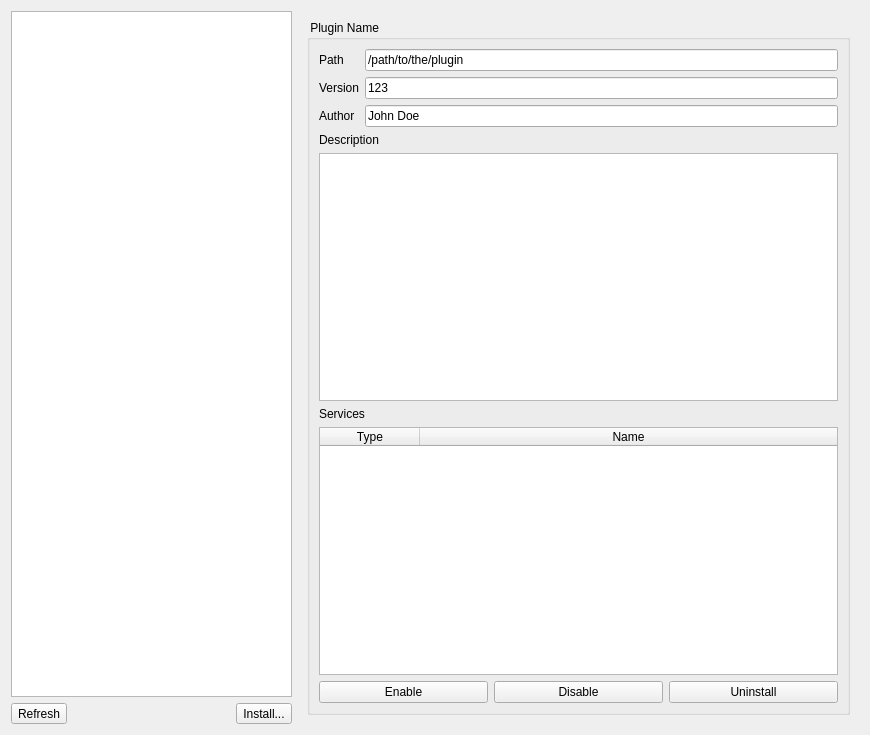
<?xml version="1.0" encoding="UTF-8"?>
<ui version="4.0">
 <class>glaxnimate::gui::PluginSettingsWidget</class>
 <widget class="QWidget" name="PluginSettingsWidget">
  <property name="geometry">
   <rect>
    <x>0</x>
    <y>0</y>
    <width>870</width>
    <height>735</height>
   </rect>
  </property>
  <layout class="QHBoxLayout" name="horizontalLayout_2" stretch="1,2">
   <item>
    <layout class="QVBoxLayout" name="verticalLayout">
     <item>
      <widget class="QListWidget" name="list_plugins"/>
     </item>
     <item>
      <layout class="QHBoxLayout" name="horizontalLayout">
       <item>
        <widget class="QToolButton" name="toolButton">
         <property name="toolTip">
          <string>Reload Plugins</string>
         </property>
         <property name="text">
          <string>Refresh</string>
         </property>
         <property name="icon">
          <iconset theme="view-refresh">
           <normaloff>.</normaloff>.</iconset>
         </property>
        </widget>
       </item>
       <item>
        <spacer name="horizontalSpacer">
         <property name="orientation">
          <enum>Qt::Horizontal</enum>
         </property>
         <property name="sizeHint" stdset="0">
          <size>
           <width>40</width>
           <height>20</height>
          </size>
         </property>
        </spacer>
       </item>
       <item>
        <widget class="QToolButton" name="toolButton_2">
         <property name="toolTip">
          <string>Install from file</string>
         </property>
         <property name="text">
          <string>Install...</string>
         </property>
         <property name="icon">
          <iconset theme="install">
           <normaloff>.</normaloff>.</iconset>
         </property>
        </widget>
       </item>
      </layout>
     </item>
    </layout>
   </item>
   <item>
    <widget class="QStackedWidget" name="stacked_widget">
     <property name="currentIndex">
      <number>1</number>
     </property>
     <widget class="QWidget" name="page_noplugin"/>
     <widget class="QWidget" name="page_plugin">
      <layout class="QVBoxLayout" name="verticalLayout_2">
       <item>
        <widget class="QGroupBox" name="widget_plugin">
         <property name="title">
          <string notr="true"> Plugin Name</string>
         </property>
         <layout class="QGridLayout" name="gridLayout">
          <item row="1" column="1">
           <widget class="QLineEdit" name="line_version">
            <property name="text">
             <string>123</string>
            </property>
            <property name="readOnly">
             <bool>true</bool>
            </property>
           </widget>
          </item>
          <item row="0" column="1">
           <widget class="QLineEdit" name="line_plugin_path">
            <property name="text">
             <string notr="true">/path/to/the/plugin</string>
            </property>
            <property name="readOnly">
             <bool>true</bool>
            </property>
           </widget>
          </item>
          <item row="7" column="0" colspan="2">
           <layout class="QHBoxLayout" name="horizontalLayout_3">
            <item>
             <widget class="QPushButton" name="btn_enable">
              <property name="text">
               <string>Enable</string>
              </property>
              <property name="icon">
               <iconset theme="package-install">
                <normaloff>.</normaloff>.</iconset>
              </property>
             </widget>
            </item>
            <item>
             <widget class="QPushButton" name="btn_disable">
              <property name="text">
               <string>Disable</string>
              </property>
              <property name="icon">
               <iconset theme="package-remove">
                <normaloff>.</normaloff>.</iconset>
              </property>
             </widget>
            </item>
            <item>
             <widget class="QPushButton" name="btn_uninstall">
              <property name="text">
               <string>Uninstall</string>
              </property>
              <property name="icon">
               <iconset theme="uninstall">
                <normaloff>.</normaloff>.</iconset>
              </property>
             </widget>
            </item>
           </layout>
          </item>
          <item row="6" column="0" colspan="2">
           <widget class="QTableWidget" name="list_services">
            <property name="selectionMode">
             <enum>QAbstractItemView::NoSelection</enum>
            </property>
            <property name="selectionBehavior">
             <enum>QAbstractItemView::SelectRows</enum>
            </property>
            <property name="showGrid">
             <bool>false</bool>
            </property>
            <attribute name="horizontalHeaderStretchLastSection">
             <bool>true</bool>
            </attribute>
            <attribute name="verticalHeaderVisible">
             <bool>false</bool>
            </attribute>
            <column>
             <property name="text">
              <string>Type</string>
             </property>
            </column>
            <column>
             <property name="text">
              <string>Name</string>
             </property>
            </column>
           </widget>
          </item>
          <item row="0" column="0">
           <widget class="QLabel" name="label">
            <property name="text">
             <string>Path</string>
            </property>
           </widget>
          </item>
          <item row="2" column="1">
           <widget class="QLineEdit" name="line_author">
            <property name="text">
             <string notr="true">John Doe</string>
            </property>
            <property name="readOnly">
             <bool>true</bool>
            </property>
           </widget>
          </item>
          <item row="4" column="0" colspan="2">
           <widget class="QPlainTextEdit" name="description">
            <property name="readOnly">
             <bool>true</bool>
            </property>
           </widget>
          </item>
          <item row="2" column="0">
           <widget class="QLabel" name="label_3">
            <property name="text">
             <string>Author</string>
            </property>
           </widget>
          </item>
          <item row="1" column="0">
           <widget class="QLabel" name="label_2">
            <property name="text">
             <string>Version</string>
            </property>
           </widget>
          </item>
          <item row="3" column="0" colspan="2">
           <widget class="QLabel" name="label_5">
            <property name="text">
             <string>Description</string>
            </property>
           </widget>
          </item>
          <item row="5" column="0" colspan="2">
           <widget class="QLabel" name="label_4">
            <property name="text">
             <string>Services</string>
            </property>
           </widget>
          </item>
         </layout>
        </widget>
       </item>
      </layout>
     </widget>
    </widget>
   </item>
  </layout>
 </widget>
 <resources/>
 <connections>
  <connection>
   <sender>toolButton</sender>
   <signal>clicked()</signal>
   <receiver>PluginSettingsWidget</receiver>
   <slot>refresh_plugins()</slot>
   <hints>
    <hint type="sourcelabel">
     <x>26</x>
     <y>704</y>
    </hint>
    <hint type="destinationlabel">
     <x>135</x>
     <y>809</y>
    </hint>
   </hints>
  </connection>
  <connection>
   <sender>toolButton_2</sender>
   <signal>clicked()</signal>
   <receiver>PluginSettingsWidget</receiver>
   <slot>install_dialog()</slot>
   <hints>
    <hint type="sourcelabel">
     <x>287</x>
     <y>726</y>
    </hint>
    <hint type="destinationlabel">
     <x>279</x>
     <y>835</y>
    </hint>
   </hints>
  </connection>
  <connection>
   <sender>btn_enable</sender>
   <signal>clicked()</signal>
   <receiver>PluginSettingsWidget</receiver>
   <slot>enable_current()</slot>
   <hints>
    <hint type="sourcelabel">
     <x>410</x>
     <y>709</y>
    </hint>
    <hint type="destinationlabel">
     <x>447</x>
     <y>838</y>
    </hint>
   </hints>
  </connection>
  <connection>
   <sender>btn_disable</sender>
   <signal>clicked()</signal>
   <receiver>PluginSettingsWidget</receiver>
   <slot>disable_current()</slot>
   <hints>
    <hint type="sourcelabel">
     <x>591</x>
     <y>709</y>
    </hint>
    <hint type="destinationlabel">
     <x>575</x>
     <y>806</y>
    </hint>
   </hints>
  </connection>
  <connection>
   <sender>btn_uninstall</sender>
   <signal>clicked()</signal>
   <receiver>PluginSettingsWidget</receiver>
   <slot>uninstall_current()</slot>
   <hints>
    <hint type="sourcelabel">
     <x>773</x>
     <y>709</y>
    </hint>
    <hint type="destinationlabel">
     <x>784</x>
     <y>796</y>
    </hint>
   </hints>
  </connection>
  <connection>
   <sender>list_plugins</sender>
   <signal>currentItemChanged(QListWidgetItem*,QListWidgetItem*)</signal>
   <receiver>PluginSettingsWidget</receiver>
   <slot>current_changed(QListWidgetItem*)</slot>
   <hints>
    <hint type="sourcelabel">
     <x>148</x>
     <y>260</y>
    </hint>
    <hint type="destinationlabel">
     <x>339</x>
     <y>902</y>
    </hint>
   </hints>
  </connection>
  <connection>
   <sender>list_plugins</sender>
   <signal>itemClicked(QListWidgetItem*)</signal>
   <receiver>PluginSettingsWidget</receiver>
   <slot>current_changed(QListWidgetItem*)</slot>
   <hints>
    <hint type="sourcelabel">
     <x>83</x>
     <y>161</y>
    </hint>
    <hint type="destinationlabel">
     <x>94</x>
     <y>858</y>
    </hint>
   </hints>
  </connection>
 </connections>
 <slots>
  <slot>refresh_plugins()</slot>
  <slot>install_dialog()</slot>
  <slot>enable_current()</slot>
  <slot>disable_current()</slot>
  <slot>uninstall_current()</slot>
  <slot>current_changed(QListWidgetItem*)</slot>
 </slots>
</ui>
